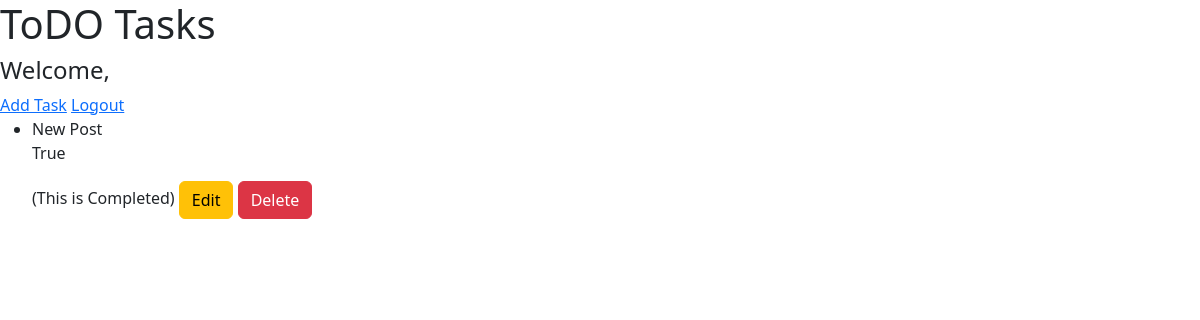
Page /todo/ on the earlier database version.
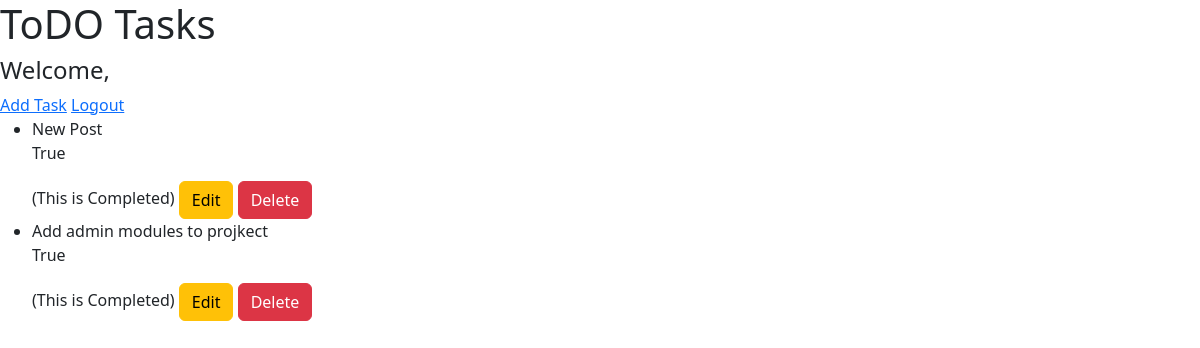
Same page on the later database version.
### todo/models.py (models this page shows, shortened)
class Task(models.Model):
    title = models.CharField(max_length=100)
    completed = models.BooleanField(default=False)

### todo/views.py (the view)
# urls.py: path('todo/', task_list, name="todoapp" ),
def task_list(request):
    tasks = Task.objects.all()
    '''
      id, title , completed
      [
      {
        "id" : 1,
        "title" : "Task 1",
        "completed" : False
      },
      {
        "id" : 2,
        "title" : "Task 1",
        "completed" : False
      }
      --------

      ]
    '''
    return render(request, 'todo/task_list.html', {'tasks': tasks})

### todo/templates/todo/task_list.html (shortened to what this page needs)
<!DOCTYPE html>
<html lang="en">
<head>
    <link href="https://cdn.jsdelivr.net/npm/bootstrap@5.3.3/dist/css/bootstrap.min.css" rel="stylesheet">
</head>
<body>
<h1>ToDO Tasks</h1>
<h4>Welcome, {{ user.username }}</h4>
<a href="{%  url 'task_create'  %}">Add Task</a>
<a href="{% url 'logout' %}">Logout</a>
<ul>
    {% for task in tasks%}
        <li>
            {{task.title}}
            <p>{{ task.completed}}</p>
            <span>{% if task.completed %} (This is Completed) {% endif %}</span>
              <a type="btn" class="btn btn-warning"
               href="{% url 'task_update' task.pk%}">
                Edit</a>
            <a type="btn" class="btn btn-danger"
               href="{% url 'task_delete' task.pk%}">
                Delete</a>
        </li>
    {% endfor %}
</ul>
</body>
</html>

Differences in the rows shown:
added Task: title "Add admin modules to projkect", completed "True", shows "(This is Completed)"
